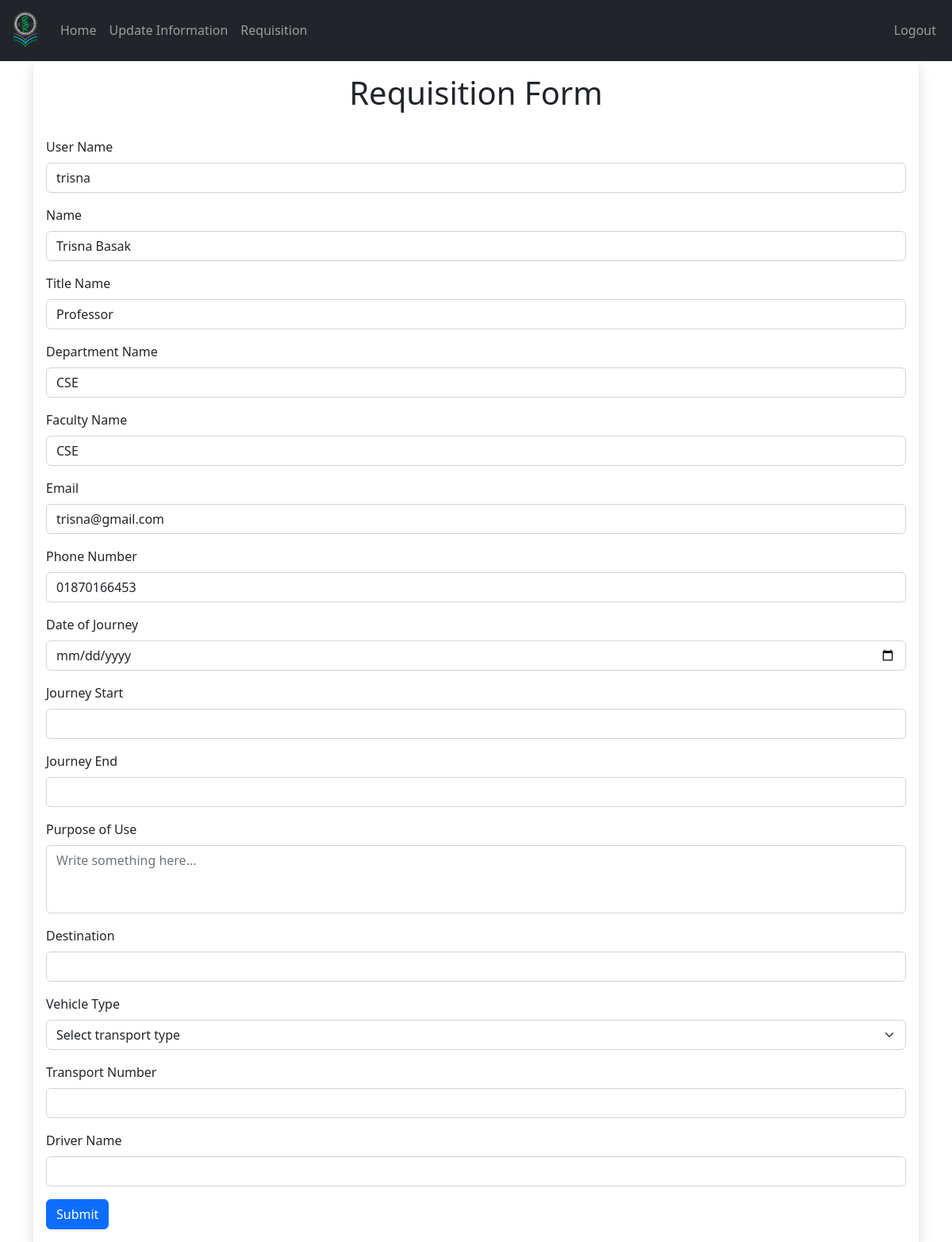
The page /Teacher/requisition.php (signed in) on the database its author committed.
### tables this page shows
CREATE TABLE `teachers` (
  `teacher_id` int(11) NOT NULL,
  `username` varchar(127) NOT NULL,
  `password` varchar(255) NOT NULL,
  `fname` varchar(127) NOT NULL,
  `title_name` varchar(200) NOT NULL,
  `d_name` varchar(200) NOT NULL,
  `f_name` varchar(200) NOT NULL,
  `address` varchar(31) NOT NULL,
  `phone_number` varchar(31) NOT NULL,
  `email_address` varchar(255) NOT NULL
);

### Teacher/data/teacher.php (called while the page is built, shortened)
<?php
function getTeacherById($teacher_id, $conn){
   $sql = "SELECT * FROM teachers
           WHERE teacher_id=?";
   $stmt = $conn->prepare($sql);
   $stmt->execute([$teacher_id]);
   if ($stmt->rowCount() == 1) {
     $teacher = $stmt->fetch();
     return $teacher;
   }else {
    return 0;
   }
}

### Teacher/requisition.php (the view, shortened to what this page needs)
<?php
if (isset($_SESSION['teacher_id']) &&
    isset($_SESSION['role'])) {
    if ($_SESSION['role'] == 'Teacher') {
      include "../DB_connection.php";
       include "data/teacher.php";
       $teacher_id = $_SESSION['teacher_id'];
       $teacher = getTeacherById($teacher_id, $conn);
 ?>
<!DOCTYPE html>
<html lang="en">
<head>
    <link rel="stylesheet" href="https://cdn.jsdelivr.net/npm/bootstrap@5.2.0/dist/css/bootstrap.min.css">
	<link rel="stylesheet" href="../css/style.css">
  <link rel="stylesheet" href="https://cdnjs.cloudflare.com/ajax/libs/font-awesome/4.7.0/css/font-awesome.min.css">
</head>
<body>
<?php
        include "inc/navbar.php";
     ?>
<div class="container mt-10 ">
    <form class="shadow w-900 p-3"
    	      action="data/requisition_form.php"
    	      method="post">
    		<h4 class="display-4  fs-1 text-center">Requisition Form</h4><br>
     <div class="mb-3">
          <label for="user_name" class="form-label">User Name</label>
            <input type="text" class="form-control"
             id="user_name" name="user_name"
             value="<?=$teacher['username']?>"
              required>
      </div>
        <div class="mb-3">
            <label for="name" class="form-label">Name</label>
            <input type="text" class="form-control"
            id="name" name="name"
            value="<?=$teacher['fname']?>"
              required>
        </div>
        <div class="mb-3">
            <label for="name" class="form-label">Title Name</label>
            <input type="text" class="form-control" id="title_name" name="title_name"
            value="<?=$teacher['title_name']?>"
             required>
        </div>
        <div class="mb-3">
            <label for="department" class="form-label">Department Name</label>
            <input type="text" class="form-control" id="department"
             name="department"  value="<?=$teacher['d_name']?>"
             required>
        </div>
        <div class="mb-3">
            <label for="faculty" class="form-label">Faculty Name</label>
            <input type="text" class="form-control" id="faculty" name="faculty"
            value="<?=$teacher['f_name']?>"
             required>
        </div>
        <div class="mb-3">
            <label for="phone" class="form-label">Email</label>
            <input type="email" class="form-control" id="email" name="email"
            value="<?=$teacher['email_address']?>"
            required>
        </div>
        <div class="mb-3">
            <label for="phone" class="form-label">Phone Number</label>
            <input type="tel" class="form-control" id="phone" name="phone" value="<?=$teacher['phone_number']?>"
            required>
        </div>
        <div class="mb-3">
            <label for="date" class="form-label">Date of Journey</label>
            <input type="date" class="form-control" id="date" name="date" required>
        </div>
        <div class="mb-3">
            <label for="start" class="form-label">Journey Start</label>
            <input type="text" class="form-control" id="start" name="start" required>
        </div>
        <div class="mb-3">
            <label for="end" class="form-label">Journey End</label>
            <input type="text" class="form-control" id="end" name="end" required>
        </div>
        <div class="mb-3">
            <label for="cause" class="form-label">Purpose of Use</label>
            <textarea class="form-control" id="cause" name="cause" rows="3" placeholder="Write something here..."></textarea>
        </div>
        <div class="mb-3">
            <label for="destination" class="form-label">Destination</label>
            <input type="text" class="form-control" id="destination" name="destination" required>
        </div>
        <div class="mb-3">
            <label for="transportType" class="form-label">Vehicle Type</label>
            <select class="form-select" id="transportType" name="transportType" required>
                <option value="" disabled selected>Select transport type</option>
            </select>
        </div>
        <div class="mb-3">
            <label for="transportNumber" class="form-label">Transport Number</label>
            <input type="text" class="form-control" id="transportNumber" name="transportNumber" >
        </div>
        <div class="mb-3">
            <label for="driverName" class="form-label">Driver Name</label>
            <input type="text" class="form-control" id="driverName" name="driverName">
        </div>
        <button type="submit" class=" btn btn-primary">Submit</button>
    </form>
</div>
</body>
</html>
<?php
  }else {
    header("Location: ../login.php");
    exit;
  }
}else {
	header("Location: ../login.php");
	exit;
}
?>

### css/style.css (style rules this page uses)
textarea { resize: none; }

### rows shown on the page
teachers: user_name "trisna", name "Trisna Basak", title_name "Professor", department "CSE", faculty "CSE", email "trisna@gmail.com", phone "01870166453"
